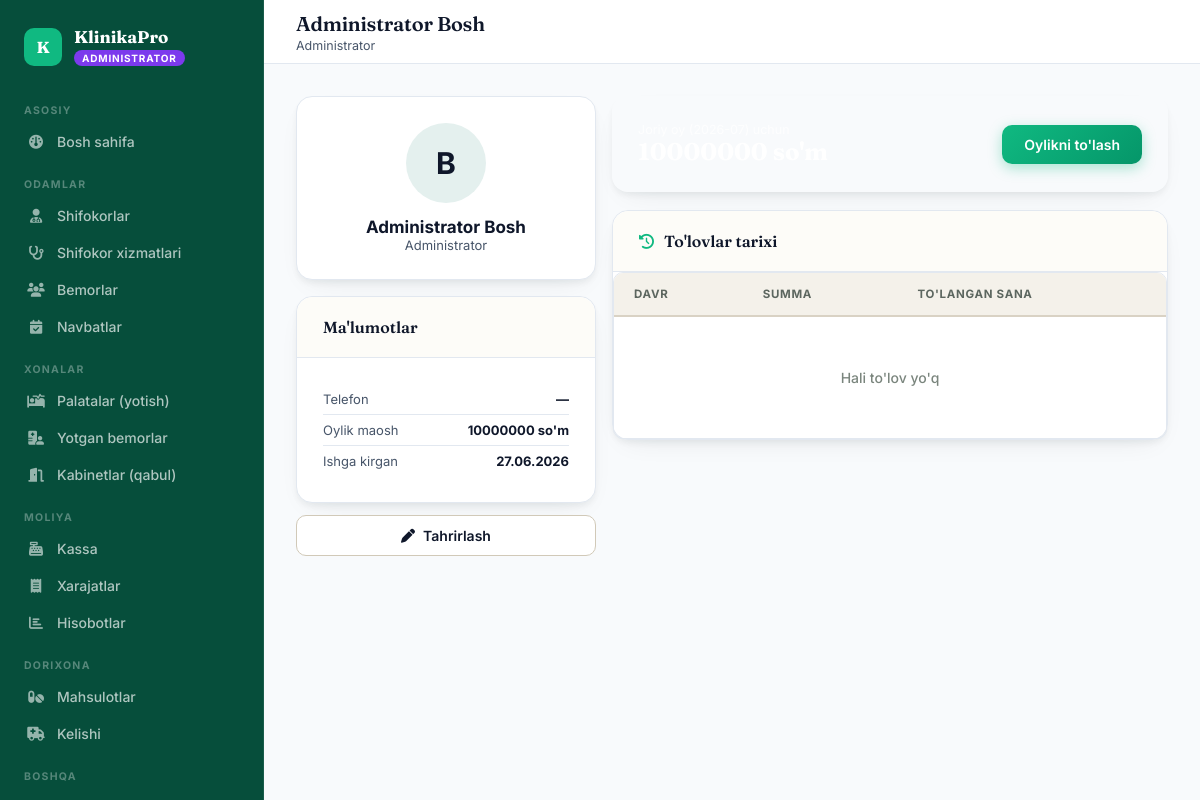
Screenshot of /staff/1/ (signed in) with the database file from the repository.
### accounts/models.py (models this page shows, shortened)
class User(AbstractUser):
    ROLE_CHOICES = [
        ('admin', 'Administrator'),
        ('doctor', 'Shifokor'),
        ('patient', 'Bemor'),
    ]
    role = models.CharField(max_length=10, choices=ROLE_CHOICES, default='patient')
    phone = models.CharField(max_length=20, blank=True)

class Staff(models.Model):
    POSITION_CHOICES = [
        ('admin', 'Administrator'),
        ('doctor', 'Shifokor'),
        ('nurse', 'Hamshira'),
        ('cleaner', 'Farrosh'),
        ('other', 'Boshqa xodim'),
    ]
    first_name = models.CharField(max_length=100, verbose_name="Ism")
    last_name = models.CharField(max_length=100, verbose_name="Familiya")
    position = models.CharField(max_length=20, choices=POSITION_CHOICES, verbose_name="Lavozim")
    phone = models.CharField(max_length=20, blank=True, verbose_name="Telefon")
    monthly_salary = models.DecimalField(max_digits=12, decimal_places=0, default=0, verbose_name="Oylik maosh")
    doctor = models.OneToOneField('doctors.Doctor', on_delete=models.SET_NULL, null=True, blank=True, related_name='staff_record', verbose_name="Bog'liq shifokor profili")
    hire_date = models.DateField(null=True, blank=True, verbose_name="Ishga kirgan sana")
    is_active = models.BooleanField(default=True)
    created_at = models.DateTimeField(auto_now_add=True)
    @property
    def full_name(self):
        return f"{self.last_name} {self.first_name}"
    class Meta:
        verbose_name = "Xodim"
        verbose_name_plural = "Xodimlar"
        ordering = ['position', 'last_name']

### accounts/views.py (the view)
# urls.py: path('staff/<int:pk>/', acc_views.staff_detail, name='staff_detail'),
@login_required
@role_required('admin')
def staff_detail(request, pk):
    from .models import Staff, SalaryPayment
    from datetime import date
    staff = get_object_or_404(Staff, pk=pk)
    payments = staff.salary_payments.all()
    current_period = date.today().strftime('%Y-%m')
    already_paid_this_month = payments.filter(period=current_period).exists()
    return render(request, 'accounts/staff_detail.html', {
        'staff': staff, 'payments': payments,
        'current_period': current_period, 'already_paid_this_month': already_paid_this_month,
    })

### templates/accounts/staff_detail.html (shortened to what this page needs)
{% extends "base.html" %}
{% block page_title %}{{ staff.full_name }}{% endblock %}
{% block page_sub %}<div class="sub">{{ staff.get_position_display }}</div>{% endblock %}
{% block content %}
<div class="grid-2" style="grid-template-columns:300px 1fr;">
  <div>
    <div class="panel" style="text-align:center; padding:26px;">
      <div style="width:80px; height:80px; border-radius:50%; background:#e4f0ee; color:var(--teal); display:flex; align-items:center; justify-content:center; font-size:30px; font-weight:700; margin:0 auto 14px;">{{ staff.first_name|first }}</div>
      <div style="font-size:17px; font-weight:700;">{{ staff.full_name }}</div>
      <div style="color:var(--ink-soft); font-size:13px;">{{ staff.get_position_display }}</div>
    </div>
    <div class="panel" style="margin-top:16px;">
      <div class="panel-head"><div class="panel-title">Ma'lumotlar</div></div>
      <div class="panel-body" style="font-size:13px;">
        <div style="display:flex; justify-content:space-between; padding:7px 0; border-bottom:1px solid var(--line);"><span style="color:var(--ink-soft);">Telefon</span><strong>{{ staff.phone|default:"—" }}</strong></div>
        <div style="display:flex; justify-content:space-between; padding:7px 0; border-bottom:1px solid var(--line);"><span style="color:var(--ink-soft);">Oylik maosh</span><strong>{{ staff.monthly_salary|floatformat:0 }} so'm</strong></div>
        <div style="display:flex; justify-content:space-between; padding:7px 0;"><span style="color:var(--ink-soft);">Ishga kirgan</span><strong>{{ staff.hire_date|date:"d.m.Y"|default:"—" }}</strong></div>
      </div>
    </div>
    <div style="display:flex; flex-direction:column; gap:8px; margin-top:12px;">
      <a href="{% url "staff_edit" staff.pk %}" class="btn btn-ghost" style="width:100%; justify-content:center;"><i class="fa-solid fa-pen"></i> Tahrirlash</a>
    </div>
  </div>
  <div>
    <div class="panel" style="margin-bottom:18px; background:linear-gradient(135deg,var(--teal-deep),var(--teal)); border:none; color:white;">
      <div class="panel-body" style="display:flex; align-items:center; justify-content:space-between; flex-wrap:wrap; gap:14px;">
        <div>
          <div style="font-size:12.5px; opacity:0.8;">Joriy oy ({{ current_period }}) uchun</div>
          <div style="font-family:'Fraunces',serif; font-size:24px; font-weight:700;">{{ staff.monthly_salary|floatformat:0 }} so'm</div>
        </div>
        {% if already_paid_this_month %}
        <span class="tag" style="background:rgba(255,255,255,0.18); color:white;"><i class="fa-solid fa-check"></i> Bu oy to'langan</span>
        {% else %}
        <form method="post" action="{% url "staff_pay_salary" staff.pk %}">
          <button type="submit" class="btn btn-primary">Oylikni to'lash</button>
        </form>
        {% endif %}
      </div>
    </div>
    <div class="panel">
      <div class="panel-head"><div class="panel-title"><i class="fa-solid fa-clock-rotate-left"></i> To'lovlar tarixi</div></div>
      <div class="tbl-wrap">
        <table>
          <thead><tr><th>Davr</th><th>Summa</th><th>To'langan sana</th></tr></thead>
          <tbody>
          {% for p in payments %}
          <tr><td>{{ p.period }}</td><td style="font-weight:700;">{{ p.amount|floatformat:0 }} so'm</td><td style="font-size:12px;">{{ p.paid_at|date:"d.m.Y H:i" }}</td></tr>
          {% empty %}
          <tr><td colspan="3" class="empty-row">Hali to'lov yo'q</td></tr>
          {% endfor %}
          </tbody>
        </table>
      </div>
    </div>
  </div>
</div>
{% endblock %}

### templates/base.html (shortened to what this page needs)
<!DOCTYPE html>
<html lang="uz">
<head>
<link href="https://cdnjs.cloudflare.com/ajax/libs/font-awesome/6.4.0/css/all.min.css" rel="stylesheet">
</head>
<body>
{% if user.is_authenticated %}
<nav class="sidebar">
  <div class="sb-brand">
    <div class="sb-mark">K</div>
    <div>
      <div class="sb-name">KlinikaPro</div>
      <span class="sb-role-tag {{ user.role }}">{{ user.get_role_display }}</span>
    </div>
  </div>
  {% if user.role == 'admin' %}
  <div class="sb-section">Asosiy</div>
  <a href="{% url 'admin_dashboard' %}" class="sb-link {% if request.resolver_match.url_name == 'admin_dashboard' %}active{% endif %}"><i class="fa-solid fa-gauge"></i> Bosh sahifa</a>
  <div class="sb-section">Odamlar</div>
  <a href="{% url 'doctors' %}" class="sb-link "><i class="fa-solid fa-user-doctor"></i> Shifokorlar</a>
  <a href="{% url 'doctor_services_admin' %}" class="sb-link {% if request.resolver_match.url_name == 'doctor_services_admin' %}active{% endif %}"><i class="fa-solid fa-stethoscope"></i> Shifokor xizmatlari</a>
  <a href="{% url 'patients' %}" class="sb-link {% if request.resolver_match.url_name == 'patients' or request.resolver_match.url_name == 'patient_detail_admin' %}active{% endif %}"><i class="fa-solid fa-users"></i> Bemorlar</a>
  <a href="{% url 'appointment_list_admin' %}" class="sb-link {% if request.resolver_match.url_name == 'appointment_list_admin' %}active{% endif %}"><i class="fa-solid fa-calendar-check"></i> Navbatlar</a>
  <div class="sb-section">Xonalar</div>
  <a href="{% url 'wards' %}" class="sb-link {% if request.resolver_match.url_name == 'wards' %}active{% endif %}"><i class="fa-solid fa-bed-pulse"></i> Palatalar (yotish)</a>
  <a href="{% url 'admissions' %}" class="sb-link {% if request.resolver_match.url_name == 'admissions' %}active{% endif %}"><i class="fa-solid fa-hospital-user"></i> Yotgan bemorlar</a>
  <a href="{% url 'cabinets' %}" class="sb-link {% if request.resolver_match.url_name == 'cabinets' %}active{% endif %}"><i class="fa-solid fa-door-open"></i> Kabinetlar (qabul)</a>
  <div class="sb-section">Moliya</div>
  <a href="{% url 'kassa' %}" class="sb-link {% if request.resolver_match.url_name == 'kassa' %}active{% endif %}"><i class="fa-solid fa-cash-register"></i> Kassa</a>
  <a href="{% url 'expenses' %}" class="sb-link {% if request.resolver_match.url_name == 'expenses' %}active{% endif %}"><i class="fa-solid fa-receipt"></i> Xarajatlar</a>
  <a href="{% url 'reports' %}" class="sb-link {% if request.resolver_match.url_name == 'reports' %}active{% endif %}"><i class="fa-solid fa-chart-bar"></i> Hisobotlar</a>
  <div class="sb-section">Dorixona</div>
  <a href="{% url 'medicines' %}" class="sb-link {% if request.resolver_match.url_name == 'medicines' %}active{% endif %}"><i class="fa-solid fa-pills"></i> Mahsulotlar</a>
  <a href="{% url 'medicine_income' %}" class="sb-link {% if request.resolver_match.url_name == 'medicine_income' %}active{% endif %}"><i class="fa-solid fa-truck-medical"></i> Kelishi</a>
  <div class="sb-section">Boshqa</div>
  <a href="{% url 'operations' %}" class="sb-link {% if request.resolver_match.url_name == 'operations' %}active{% endif %}"> Operatsiyalar</a>
  {% endif %}
</nav>
<div class="main">
  <header class="topbar">
    <div>
      <h1>{% block page_title %}{% endblock %}</h1>
      {% block page_sub %}{% endblock %}
    </div>
  </header>
  <div class="content">
    {% block content %}{% endblock %}
  </div>
</div>
{% else %}
{% block noauth %}{% endblock %}
{% endif %}
</body>
</html>

### rows the page displays
User: role "ADMINISTRATOR"
Staff: full_name "Administrator Bosh", position "Administrator", first_name|first "B", phone "—", monthly_salary "10000000", hire_date "27.06.2026"
